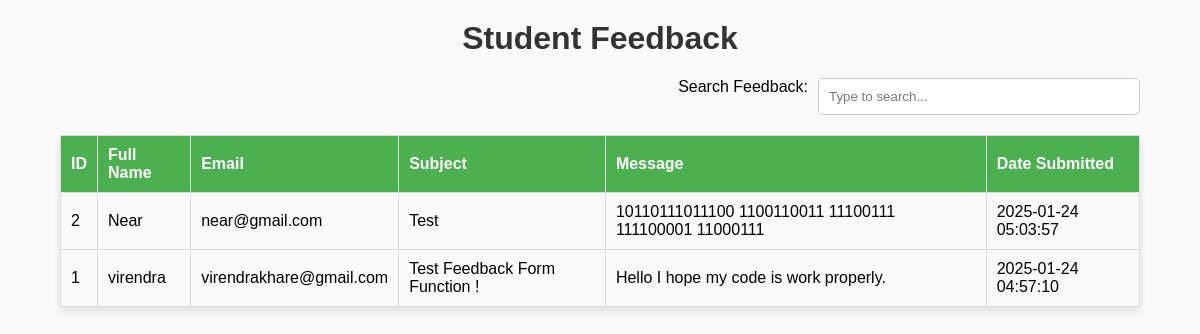
Page /server/read_feedback.php on the committed database.
### tables this page shows
CREATE TABLE `contacts` (
  `id` int(11) NOT NULL,
  `name` varchar(255) NOT NULL,
  `email` varchar(255) NOT NULL,
  `subject` varchar(100) NOT NULL,
  `message` text NOT NULL,
  `submitted_at` timestamp NOT NULL DEFAULT current_timestamp()
);

### server/read_feedback.php (the view, shortened to what this page needs)
<!DOCTYPE html>
<html lang="en">
<head>
</head>
<body>
    <h1>Student Feedback</h1>
    <div class="search-container">
        <label for="search">Search Feedback:</label>
        <input type="text" id="search" placeholder="Type to search...">
    </div>
    <table id="feedback-table">
        <thead>
            <tr>
                <th>ID</th>
                <th>Full Name</th>
                <th>Email</th>
                <th>Subject</th>
                <th>Message</th>
                <th>Date Submitted</th>
            </tr>
        </thead>
        <tbody>
            <?php
            $servername = "localhost";
            $username = "root";
            $password = "";
            $dbname = "project3";
            $conn = new mysqli($servername, $username, $password, $dbname);
            $sql = "SELECT * FROM contacts ORDER BY submitted_at DESC";
            $result = $conn->query($sql);
            if ($result->num_rows > 0) {
                while ($row = $result->fetch_assoc()) {
                    echo "<tr>
                            <td>" . $row['id'] . "</td>
                            <td>" . htmlspecialchars($row['name']) . "</td>
                            <td>" . htmlspecialchars($row['email']) . "</td>
                            <td>" . htmlspecialchars($row['subject']) . "</td>
                            <td>" . nl2br(htmlspecialchars($row['message'])) . "</td>
                            <td>" . $row['submitted_at'] . "</td>
                          </tr>";
                }
            } else {
                echo "<tr><td colspan='6' style='text-align:center;'>No feedback found.</td></tr>";
            }
            ?>
        </tbody>
    </table>
</body>
</html>

### server/read_feedback.php (style rules this page uses)
body { font-family: Arial, sans-serif; background-color: #f9f9f9; margin: 0; padding: 0; }
h1 { text-align: center; margin-top: 20px; color: #333; }
table { width: 90%; margin: 20px auto; border-collapse: collapse; box-shadow: 0 4px 8px rgba(0, 0, 0, 0.1); }
table thead { background-color: #4CAF50; color: white; }
table th, table td { padding: 10px; text-align: left; border: 1px solid #ddd; }
table tr:nth-child(even) { background-color: #f9f9f9; }
.search-container { width: 90%; margin: 20px auto; display: flex; justify-content: flex-end; }
.search-container input { padding: 10px; border: 1px solid #ccc; border-radius: 5px; width: 300px; margin-left: 10px; }

### rows in the picture
contacts: id "2", name "Near", email "near@gmail.com", subject "Test", message "10110111011100 1100110011 11100111 111100001 11000111", submitted_at "2025-01-24 05:03:57"
contacts: id "1", name "virendra", email "virendrakhare@gmail.com", subject "Test Feedback Form Function !", message "Hello I hope my code is work properly.", submitted_at "2025-01-24 04:57:10"
